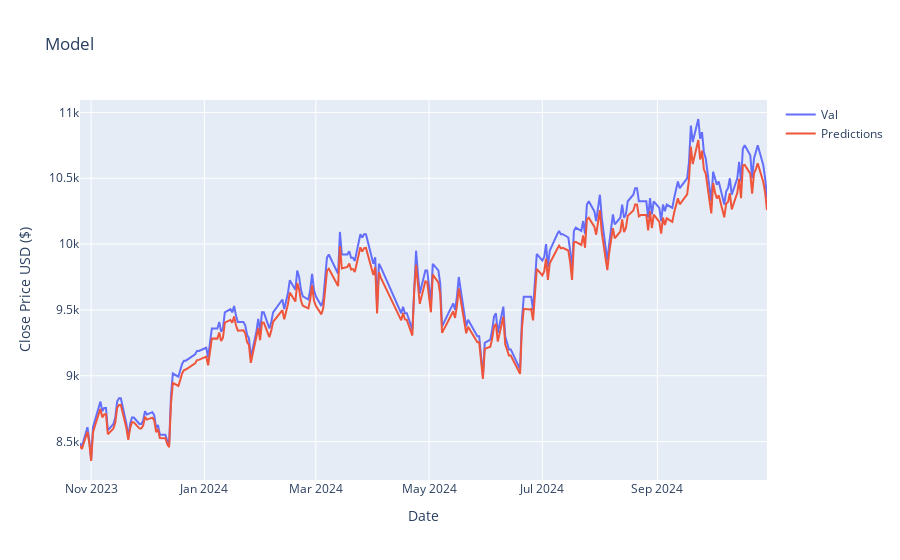

Notebook source saved alongside this figure:
### Code cell
from plotly import graph_objs as go

fig = go.Figure()

fig.add_trace(go.Scatter(x=valid['date'], y=valid['Close'], mode='lines', name='Val'))
fig.add_trace(go.Scatter(x=valid['date'], y=valid['Predictions'], mode='lines', name='Predictions'))

fig.update_layout(title='Model',
                        xaxis_title='Date',
                        yaxis_title='Close Price USD ($)')
fig.show()

### Figure 1 — Plotly figure (JSON) as saved in the notebook; plotly's stock layout.template omitted (floating-point values rounded to 4 significant figures; data arrays with more than 128 entries replaced by an {"elided": "..."} marker saying what was removed)
{"data": [{"mode": "lines", "name": "Val", "type": "scatter", "x": {"elided": "242 str values"}, "y": {"elided": "242 float values"}}, {"mode": "lines", "name": "Predictions", "type": "scatter", "x": {"elided": "242 str values"}, "y": {"elided": "242 float values"}}], "layout": {"title": {"text": "Model"}, "xaxis": {"title": {"text": "Date"}}, "yaxis": {"title": {"text": "Close Price USD ($)"}}}}
